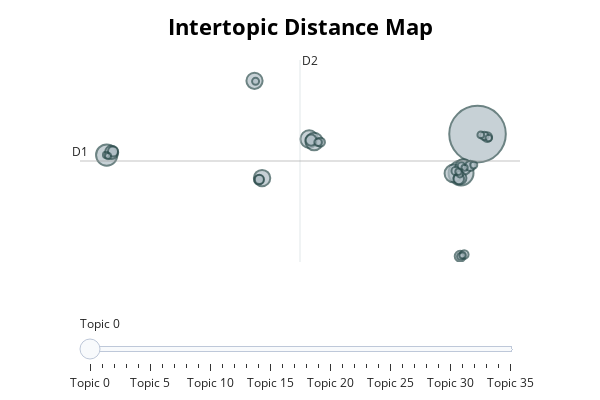

Source (notebook cell):
### Markdown cell above
## BERTopic: Visualize Topics

### Code cell
#| fig-align: center
fig = topic_model.visualize_topics()
fig.update_layout(width=600, height=400)
fig.show()

### Figure 1 — Plotly figure (JSON) as saved in the notebook; plotly's stock layout.template omitted (floating-point values rounded to 4 significant figures)
{"data": [{"customdata": [[0, "the | he | in | to | that", 912], [1, "the | to | of | space | and", 177], [2, "jpeg | image | file | gif | you", 129], [3, "the | of | to | sky | that", 89], [4, "the | points | den | is | of", 88], [5, "3d | for | graphics | it | to", 87], [6, "card | vesa | mode | video | driver", 77], [7, "hello |  |  |  | ", 75], [8, "space | the | and | of | venus", 73], [9, "for | and | data | available | ftp", 50], [10, "hst | reboost | the | mission | to", 46], [11, "conference | int | nok | opcols | oprows", 35], [12, "oort | the | cloud | of | grbs", 34], [13, "oxygen | the | of | to | in", 32], [14, "spacecraft | probe | the | april | on", 30], [15, "siggraph | membership | me | to | you", 29], [16, "question | 42 | tea | number | answer", 27], [17, "colour | rgb | luminosity | color | green", 25], [18, "xv | bit | 24bit | image | 24", 24], [19, "group | groups | newsgroup | aspects | this", 23], [20, "sail | solar | pluto | mission | the", 22], [21, "that | and | was | but | sgi", 20], [22, "joke | arbitron | deleted | was | it", 20], [23, "phigs | graphics | computer | and | visualization", 16], [24, "wings | aircraft | fuselage | supersonic | pat", 15], [25, "software | process | level | shuttle | wingert", 14], [26, "why | of |  |  | ", 14], [27, "hacker | hackers | who | to | ethic", 13], [28, "sam | ls | oh | my | telling", 13], [29, "constant | mass | km | velocity | radius", 13], [30, "comet | gehrels | spherical | for | and", 12], [31, "circumference | wk | grows | 18084tmibmclmsuedu | mcwilliams", 12], [32, "bill | lunar | moon | power | the", 12], [33, "tiff | complexity | that | spec | to", 11], [34, "food | taste | transmutations | biological | sticks", 11], [35, "cview | temp | it | file | floppy", 11]], "hovertemplate": "<b>Topic %{customdata[0]}</b><br>%{customdata[1]}<br>Size: %{customdata[2]}", "legendgroup": "", "marker": {"color": "#B0BEC5", "line": {"color": "DarkSlateGrey", "width": 2}, "size": [912, 177, 129, 89, 88, 87, 77, 75, 73, 50, 46, 35, 34, 32, 30, 29, 27, 25, 24, 23, 22, 20, 20, 16, 15, 14, 14, 13, 13, 13, 12, 12, 12, 11, 11, 11], "sizemode": "area", "sizeref": 0.57, "symbol": "circle"}, "mode": "markers", "name": "", "orientation": "v", "showlegend": false, "type": "scatter", "x": [16.18, 14.83, -14.2, 14.21, 2.388, 2.794, -1.473, -2.091, 15.02, -13.8, 14.75, 2.543, 14.76, 14.64, 15.59, -13.69, 16.97, -1.735, -1.688, 3.312, 15.09, 14.39, 16.74, 3.116, 14.86, 15.87, -2.004, 14.73, 16.45, 14.78, 14.95, 17.1, 14.62, -14.25, 15.12, -14.1], "xaxis": "x", "y": [13.81, 7.532, 10.43, 7.454, 13.0, 12.61, 6.703, 22.42, 8.511, 10.87, 6.7, 12.84, -5.919, 6.553, 8.683, 11.01, 13.33, 6.441, 6.488, 12.51, -5.647, 7.864, 13.53, 12.48, 8.694, 8.821, 22.33, 7.366, 13.68, -5.958, -5.781, 13.19, 7.739, 10.45, 8.374, 10.26], "yaxis": "y"}], "layout": {"annotations": [{"showarrow": false, "text": "D1", "x": -16.39, "y": 9.466, "yshift": 10}, {"showarrow": false, "text": "D2", "x": 1.636, "xshift": 10, "y": 25.78}], "height": 400, "hoverlabel": {"bgcolor": "white", "font": {"family": "Rockwell", "size": 16}}, "legend": {"itemsizing": "constant", "tracegroupgap": 0}, "margin": {"t": 60}, "shapes": [{"line": {"color": "#CFD8DC", "width": 2}, "type": "line", "x0": 1.636, "x1": 1.636, "y0": -6.852, "y1": 25.78}, {"line": {"color": "#9E9E9E", "width": 2}, "type": "line", "x0": -16.39, "x1": 19.66, "y0": 9.466, "y1": 9.466}], "sliders": [{"active": 0, "pad": {"t": 50}, "steps": [{"args": [{"marker.color": [["red", "#B0BEC5", "#B0BEC5", "#B0BEC5", "#B0BEC5", "#B0BEC5", "#B0BEC5", "#B0BEC5", "#B0BEC5", "#B0BEC5", "#B0BEC5", "#B0BEC5", "#B0BEC5", "#B0BEC5", "#B0BEC5", "#B0BEC5", "#B0BEC5", "#B0BEC5", "#B0BEC5", "#B0BEC5", "#B0BEC5", "#B0BEC5", "#B0BEC5", "#B0BEC5", "#B0BEC5", "#B0BEC5", "#B0BEC5", "#B0BEC5", "#B0BEC5", "#B0BEC5", "#B0BEC5", "#B0BEC5", "#B0BEC5", "#B0BEC5", "#B0BEC5", "#B0BEC5"]]}], "label": "Topic 0", "method": "update"}, {"args": [{"marker.color": [["#B0BEC5", "red", "#B0BEC5", "#B0BEC5", "#B0BEC5", "#B0BEC5", "#B0BEC5", "#B0BEC5", "#B0BEC5", "#B0BEC5", "#B0BEC5", "#B0BEC5", "#B0BEC5", "#B0BEC5", "#B0BEC5", "#B0BEC5", "#B0BEC5", "#B0BEC5", "#B0BEC5", "#B0BEC5", "#B0BEC5", "#B0BEC5", "#B0BEC5", "#B0BEC5", "#B0BEC5", "#B0BEC5", "#B0BEC5", "#B0BEC5", "#B0BEC5", "#B0BEC5", "#B0BEC5", "#B0BEC5", "#B0BEC5", "#B0BEC5", "#B0BEC5", "#B0BEC5"]]}], "label": "Topic 1", "method": "update"}, {"args": [{"marker.color": [["#B0BEC5", "#B0BEC5", "red", "#B0BEC5", "#B0BEC5", "#B0BEC5", "#B0BEC5", "#B0BEC5", "#B0BEC5", "#B0BEC5", "#B0BEC5", "#B0BEC5", "#B0BEC5", "#B0BEC5", "#B0BEC5", "#B0BEC5", "#B0BEC5", "#B0BEC5", "#B0BEC5", "#B0BEC5", "#B0BEC5", "#B0BEC5", "#B0BEC5", "#B0BEC5", "#B0BEC5", "#B0BEC5", "#B0BEC5", "#B0BEC5", "#B0BEC5", "#B0BEC5", "#B0BEC5", "#B0BEC5", "#B0BEC5", "#B0BEC5", "#B0BEC5", "#B0BEC5"]]}], "label": "Topic 2", "method": "update"}, {"args": [{"marker.color": [["#B0BEC5", "#B0BEC5", "#B0BEC5", "red", "#B0BEC5", "#B0BEC5", "#B0BEC5", "#B0BEC5", "#B0BEC5", "#B0BEC5", "#B0BEC5", "#B0BEC5", "#B0BEC5", "#B0BEC5", "#B0BEC5", "#B0BEC5", "#B0BEC5", "#B0BEC5", "#B0BEC5", "#B0BEC5", "#B0BEC5", "#B0BEC5", "#B0BEC5", "#B0BEC5", "#B0BEC5", "#B0BEC5", "#B0BEC5", "#B0BEC5", "#B0BEC5", "#B0BEC5", "#B0BEC5", "#B0BEC5", "#B0BEC5", "#B0BEC5", "#B0BEC5", "#B0BEC5"]]}], "label": "Topic 3", "method": "update"}, {"args": [{"marker.color": [["#B0BEC5", "#B0BEC5", "#B0BEC5", "#B0BEC5", "red", "#B0BEC5", "#B0BEC5", "#B0BEC5", "#B0BEC5", "#B0BEC5", "#B0BEC5", "#B0BEC5", "#B0BEC5", "#B0BEC5", "#B0BEC5", "#B0BEC5", "#B0BEC5", "#B0BEC5", "#B0BEC5", "#B0BEC5", "#B0BEC5", "#B0BEC5", "#B0BEC5", "#B0BEC5", "#B0BEC5", "#B0BEC5", "#B0BEC5", "#B0BEC5", "#B0BEC5", "#B0BEC5", "#B0BEC5", "#B0BEC5", "#B0BEC5", "#B0BEC5", "#B0BEC5", "#B0BEC5"]]}], "label": "Topic 4", "method": "update"}, {"args": [{"marker.color": [["#B0BEC5", "#B0BEC5", "#B0BEC5", "#B0BEC5", "#B0BEC5", "red", "#B0BEC5", "#B0BEC5", "#B0BEC5", "#B0BEC5", "#B0BEC5", "#B0BEC5", "#B0BEC5", "#B0BEC5", "#B0BEC5", "#B0BEC5", "#B0BEC5", "#B0BEC5", "#B0BEC5", "#B0BEC5", "#B0BEC5", "#B0BEC5", "#B0BEC5", "#B0BEC5", "#B0BEC5", "#B0BEC5", "#B0BEC5", "#B0BEC5", "#B0BEC5", "#B0BEC5", "#B0BEC5", "#B0BEC5", "#B0BEC5", "#B0BEC5", "#B0BEC5", "#B0BEC5"]]}], "label": "Topic 5", "method": "update"}, {"args": [{"marker.color": [["#B0BEC5", "#B0BEC5", "#B0BEC5", "#B0BEC5", "#B0BEC5", "#B0BEC5", "red", "#B0BEC5", "#B0BEC5", "#B0BEC5", "#B0BEC5", "#B0BEC5", "#B0BEC5", "#B0BEC5", "#B0BEC5", "#B0BEC5", "#B0BEC5", "#B0BEC5", "#B0BEC5", "#B0BEC5", "#B0BEC5", "#B0BEC5", "#B0BEC5", "#B0BEC5", "#B0BEC5", "#B0BEC5", "#B0BEC5", "#B0BEC5", "#B0BEC5", "#B0BEC5", "#B0BEC5", "#B0BEC5", "#B0BEC5", "#B0BEC5", "#B0BEC5", "#B0BEC5"]]}], "label": "Topic 6", "method": "update"}, {"args": [{"marker.color": [["#B0BEC5", "#B0BEC5", "#B0BEC5", "#B0BEC5", "#B0BEC5", "#B0BEC5", "#B0BEC5", "red", "#B0BEC5", "#B0BEC5", "#B0BEC5", "#B0BEC5", "#B0BEC5", "#B0BEC5", "#B0BEC5", "#B0BEC5", "#B0BEC5", "#B0BEC5", "#B0BEC5", "#B0BEC5", "#B0BEC5", "#B0BEC5", "#B0BEC5", "#B0BEC5", "#B0BEC5", "#B0BEC5", "#B0BEC5", "#B0BEC5", "#B0BEC5", "#B0BEC5", "#B0BEC5", "#B0BEC5", "#B0BEC5", "#B0BEC5", "#B0BEC5", "#B0BEC5"]]}], "label": "Topic 7", "method": "update"}, {"args": [{"marker.color": [["#B0BEC5", "#B0BEC5", "#B0BEC5", "#B0BEC5", "#B0BEC5", "#B0BEC5", "#B0BEC5", "#B0BEC5", "red", "#B0BEC5", "#B0BEC5", "#B0BEC5", "#B0BEC5", "#B0BEC5", "#B0BEC5", "#B0BEC5", "#B0BEC5", "#B0BEC5", "#B0BEC5", "#B0BEC5", "#B0BEC5", "#B0BEC5", "#B0BEC5", "#B0BEC5", "#B0BEC5", "#B0BEC5", "#B0BEC5", "#B0BEC5", "#B0BEC5", "#B0BEC5", "#B0BEC5", "#B0BEC5", "#B0BEC5", "#B0BEC5", "#B0BEC5", "#B0BEC5"]]}], "label": "Topic 8", "method": "update"}, {"args": [{"marker.color": [["#B0BEC5", "#B0BEC5", "#B0BEC5", "#B0BEC5", "#B0BEC5", "#B0BEC5", "#B0BEC5", "#B0BEC5", "#B0BEC5", "red", "#B0BEC5", "#B0BEC5", "#B0BEC5", "#B0BEC5", "#B0BEC5", "#B0BEC5", "#B0BEC5", "#B0BEC5", "#B0BEC5", "#B0BEC5", "#B0BEC5", "#B0BEC5", "#B0BEC5", "#B0BEC5", "#B0BEC5", "#B0BEC5", "#B0BEC5", "#B0BEC5", "#B0BEC5", "#B0BEC5", "#B0BEC5", "#B0BEC5", "#B0BEC5", "#B0BEC5", "#B0BEC5", "#B0BEC5"]]}], "label": "Topic 9", "method": "update"}, {"args": [{"marker.color": [["#B0BEC5", "#B0BEC5", "#B0BEC5", "#B0BEC5", "#B0BEC5", "#B0BEC5", "#B0BEC5", "#B0BEC5", "#B0BEC5", "#B0BEC5", "red", "#B0BEC5", "#B0BEC5", "#B0BEC5", "#B0BEC5", "#B0BEC5", "#B0BEC5", "#B0BEC5", "#B0BEC5", "#B0BEC5", "#B0BEC5", "#B0BEC5", "#B0BEC5", "#B0BEC5", "#B0BEC5", "#B0BEC5", "#B0BEC5", "#B0BEC5", "#B0BEC5", "#B0BEC5", "#B0BEC5", "#B0BEC5", "#B0BEC5", "#B0BEC5", "#B0BEC5", "#B0BEC5"]]}], "label": "Topic 10", "method": "update"}, {"args": [{"marker.color": [["#B0BEC5", "#B0BEC5", "#B0BEC5", "#B0BEC5", "#B0BEC5", "#B0BEC5", "#B0BEC5", "#B0BEC5", "#B0BEC5", "#B0BEC5", "#B0BEC5", "red", "#B0BEC5", "#B0BEC5", "#B0BEC5", "#B0BEC5", "#B0BEC5", "#B0BEC5", "#B0BEC5", "#B0BEC5", "#B0BEC5", "#B0BEC5", "#B0BEC5", "#B0BEC5", "#B0BEC5", "#B0BEC5", "#B0BEC5", "#B0BEC5", "#B0BEC5", "#B0BEC5", "#B0BEC5", "#B0BEC5", "#B0BEC5", "#B0BEC5", "#B0BEC5", "#B0BEC5"]]}], "label": "Topic 11", "method": "update"}, {"args": [{"marker.color": [["#B0BEC5", "#B0BEC5", "#B0BEC5", "#B0BEC5", "#B0BEC5", "#B0BEC5", "#B0BEC5", "#B0BEC5", "#B0BEC5", "#B0BEC5", "#B0BEC5", "#B0BEC5", "red", "#B0BEC5", "#B0BEC5", "#B0BEC5", "#B0BEC5", "#B0BEC5", "#B0BEC5", "#B0BEC5", "#B0BEC5", "#B0BEC5", "#B0BEC5", "#B0BEC5", "#B0BEC5", "#B0BEC5", "#B0BEC5", "#B0BEC5", "#B0BEC5", "#B0BEC5", "#B0BEC5", "#B0BEC5", "#B0BEC5", "#B0BEC5", "#B0BEC5", "#B0BEC5"]]}], "label": "Topic 12", "method": "update"}, {"args": [{"marker.color": [["#B0BEC5", "#B0BEC5", "#B0BEC5", "#B0BEC5", "#B0BEC5", "#B0BEC5", "#B0BEC5", "#B0BEC5", "#B0BEC5", "#B0BEC5", "#B0BEC5", "#B0BEC5", "#B0BEC5", "red", "#B0BEC5", "#B0BEC5", "#B0BEC5", "#B0BEC5", "#B0BEC5", "#B0BEC5", "#B0BEC5", "#B0BEC5", "#B0BEC5", "#B0BEC5", "#B0BEC5", "#B0BEC5", "#B0BEC5", "#B0BEC5", "#B0BEC5", "#B0BEC5", "#B0BEC5", "#B0BEC5", "#B0BEC5", "#B0BEC5", "#B0BEC5", "#B0BEC5"]]}], "label": "Topic 13", "method": "update"}, {"args": [{"marker.color": [["#B0BEC5", "#B0BEC5", "#B0BEC5", "#B0BEC5", "#B0BEC5", "#B0BEC5", "#B0BEC5", "#B0BEC5", "#B0BEC5", "#B0BEC5", "#B0BEC5", "#B0BEC5", "#B0BEC5", "#B0BEC5", "red", "#B0BEC5", "#B0BEC5", "#B0BEC5", "#B0BEC5", "#B0BEC5", "#B0BEC5", "#B0BEC5", "#B0BEC5", "#B0BEC5", "#B0BEC5", "#B0BEC5", "#B0BEC5", "#B0BEC5", "#B0BEC5", "#B0BEC5", "#B0BEC5", "#B0BEC5", "#B0BEC5", "#B0BEC5", "#B0BEC5", "#B0BEC5"]]}], "label": "Topic 14", "method": "update"}, {"args": [{"marker.color": [["#B0BEC5", "#B0BEC5", "#B0BEC5", "#B0BEC5", "#B0BEC5", "#B0BEC5", "#B0BEC5", "#B0BEC5", "#B0BEC5", "#B0BEC5", "#B0BEC5", "#B0BEC5", "#B0BEC5", "#B0BEC5", "#B0BEC5", "red", "#B0BEC5", "#B0BEC5", "#B0BEC5", "#B0BEC5", "#B0BEC5", "#B0BEC5", "#B0BEC5", "#B0BEC5", "#B0BEC5", "#B0BEC5", "#B0BEC5", "#B0BEC5", "#B0BEC5", "#B0BEC5", "#B0BEC5", "#B0BEC5", "#B0BEC5", "#B0BEC5", "#B0BEC5", "#B0BEC5"]]}], "label": "Topic 15", "method": "update"}, {"args": [{"marker.color": [["#B0BEC5", "#B0BEC5", "#B0BEC5", "#B0BEC5", "#B0BEC5", "#B0BEC5", "#B0BEC5", "#B0BEC5", "#B0BEC5", "#B0BEC5", "#B0BEC5", "#B0BEC5", "#B0BEC5", "#B0BEC5", "#B0BEC5", "#B0BEC5", "red", "#B0BEC5", "#B0BEC5", "#B0BEC5", "#B0BEC5", "#B0BEC5", "#B0BEC5", "#B0BEC5", "#B0BEC5", "#B0BEC5", "#B0BEC5", "#B0BEC5", "#B0BEC5", "#B0BEC5", "#B0BEC5", "#B0BEC5", "#B0BEC5", "#B0BEC5", "#B0BEC5", "#B0BEC5"]]}], "label": "Topic 16", "method": "update"}, {"args": [{"marker.color": [["#B0BEC5", "#B0BEC5", "#B0BEC5", "#B0BEC5", "#B0BEC5", "#B0BEC5", "#B0BEC5", "#B0BEC5", "#B0BEC5", "#B0BEC5", "#B0BEC5", "#B0BEC5", "#B0BEC5", "#B0BEC5", "#B0BEC5", "#B0BEC5", "#B0BEC5", "red", "#B0BEC5", "#B0BEC5", "#B0BEC5", "#B0BEC5", "#B0BEC5", "#B0BEC5", "#B0BEC5", "#B0BEC5", "#B0BEC5", "#B0BEC5", "#B0BEC5", "#B0BEC5", "#B0BEC5", "#B0BEC5", "#B0BEC5", "#B0BEC5", "#B0BEC5", "#B0BEC5"]]}], "label": "Topic 17", "method": "update"}, {"args": [{"marker.color": [["#B0BEC5", "#B0BEC5", "#B0BEC5", "#B0BEC5", "#B0BEC5", "#B0BEC5", "#B0BEC5", "#B0BEC5", "#B0BEC5", "#B0BEC5", "#B0BEC5", "#B0BEC5", "#B0BEC5", "#B0BEC5", "#B0BEC5", "#B0BEC5", "#B0BEC5", "#B0BEC5", "red", "#B0BEC5", "#B0BEC5", "#B0BEC5", "#B0BEC5", "#B0BEC5", "#B0BEC5", "#B0BEC5", "#B0BEC5", "#B0BEC5", "#B0BEC5", "#B0BEC5", "#B0BEC5", "#B0BEC5", "#B0BEC5", "#B0BEC5", "#B0BEC5", "#B0BEC5"]]}], "label": "Topic 18", "method": "update"}, {"args": [{"marker.color": [["#B0BEC5", "#B0BEC5", "#B0BEC5", "#B0BEC5", "#B0BEC5", "#B0BEC5", "#B0BEC5", "#B0BEC5", "#B0BEC5", "#B0BEC5", "#B0BEC5", "#B0BEC5", "#B0BEC5", "#B0BEC5", "#B0BEC5", "#B0BEC5", "#B0BEC5", "#B0BEC5", "#B0BEC5", "red", "#B0BEC5", "#B0BEC5", "#B0BEC5", "#B0BEC5", "#B0BEC5", "#B0BEC5", "#B0BEC5", "#B0BEC5", "#B0BEC5", "#B0BEC5", "#B0BEC5", "#B0BEC5", "#B0BEC5", "#B0BEC5", "#B0BEC5", "#B0BEC5"]]}], "label": "Topic 19", "method": "update"}, {"args": [{"marker.color": [["#B0BEC5", "#B0BEC5", "#B0BEC5", "#B0BEC5", "#B0BEC5", "#B0BEC5", "#B0BEC5", "#B0BEC5", "#B0BEC5", "#B0BEC5", "#B0BEC5", "#B0BEC5", "#B0BEC5", "#B0BEC5", "#B0BEC5", "#B0BEC5", "#B0BEC5", "#B0BEC5", "#B0BEC5", "#B0BEC5", "red", "#B0BEC5", "#B0BEC5", "#B0BEC5", "#B0BEC5", "#B0BEC5", "#B0BEC5", "#B0BEC5", "#B0BEC5", "#B0BEC5", "#B0BEC5", "#B0BEC5", "#B0BEC5", "#B0BEC5", "#B0BEC5", "#B0BEC5"]]}], "label": "Topic 20", "method": "update"}, {"args": [{"marker.color": [["#B0BEC5", "#B0BEC5", "#B0BEC5", "#B0BEC5", "#B0BEC5", "#B0BEC5", "#B0BEC5", "#B0BEC5", "#B0BEC5", "#B0BEC5", "#B0BEC5", "#B0BEC5", "#B0BEC5", "#B0BEC5", "#B0BEC5", "#B0BEC5", "#B0BEC5", "#B0BEC5", "#B0BEC5", "#B0BEC5", "#B0BEC5", "red", "#B0BEC5", "#B0BEC5", "#B0BEC5", "#B0BEC5", "#B0BEC5", "#B0BEC5", "#B0BEC5", "#B0BEC5", "#B0BEC5", "#B0BEC5", "#B0BEC5", "#B0BEC5", "#B0BEC5", "#B0BEC5"]]}], "label": "Topic 21", "method": "update"}, {"args": [{"marker.color": [["#B0BEC5", "#B0BEC5", "#B0BEC5", "#B0BEC5", "#B0BEC5", "#B0BEC5", "#B0BEC5", "#B0BEC5", "#B0BEC5", "#B0BEC5", "#B0BEC5", "#B0BEC5", "#B0BEC5", "#B0BEC5", "#B0BEC5", "#B0BEC5", "#B0BEC5", "#B0BEC5", "#B0BEC5", "#B0BEC5", "#B0BEC5", "#B0BEC5", "red", "#B0BEC5", "#B0BEC5", "#B0BEC5", "#B0BEC5", "#B0BEC5", "#B0BEC5", "#B0BEC5", "#B0BEC5", "#B0BEC5", "#B0BEC5", "#B0BEC5", "#B0BEC5", "#B0BEC5"]]}], "label": "Topic 22", "method": "update"}, {"args": [{"marker.color": [["#B0BEC5", "#B0BEC5", "#B0BEC5", "#B0BEC5", "#B0BEC5", "#B0BEC5", "#B0BEC5", "#B0BEC5", "#B0BEC5", "#B0BEC5", "#B0BEC5", "#B0BEC5", "#B0BEC5", "#B0BEC5", "#B0BEC5", "#B0BEC5", "#B0BEC5", "#B0BEC5", "#B0BEC5", "#B0BEC5", "#B0BEC5", "#B0BEC5", "#B0BEC5", "red", "#B0BEC5", "#B0BEC5", "#B0BEC5", "#B0BEC5", "#B0BEC5", "#B0BEC5", "#B0BEC5", "#B0BEC5", "#B0BEC5", "#B0BEC5", "#B0BEC5", "#B0BEC5"]]}], "label": "Topic 23", "method": "update"}, {"args": [{"marker.color": [["#B0BEC5", "#B0BEC5", "#B0BEC5", "#B0BEC5", "#B0BEC5", "#B0BEC5", "#B0BEC5", "#B0BEC5", "#B0BEC5", "#B0BEC5", "#B0BEC5", "#B0BEC5", "#B0BEC5", "#B0BEC5", "#B0BEC5", "#B0BEC5", "#B0BEC5", "#B0BEC5", "#B0BEC5", "#B0BEC5", "#B0BEC5", "#B0BEC5", "#B0BEC5", "#B0BEC5", "red", "#B0BEC5", "#B0BEC5", "#B0BEC5", "#B0BEC5", "#B0BEC5", "#B0BEC5", "#B0BEC5", "#B0BEC5", "#B0BEC5", "#B0BEC5", "#B0BEC5"]]}], "label": "Topic 24", "method": "update"}, {"args": [{"marker.color": [["#B0BEC5", "#B0BEC5", "#B0BEC5", "#B0BEC5", "#B0BEC5", "#B0BEC5", "#B0BEC5", "#B0BEC5", "#B0BEC5", "#B0BEC5", "#B0BEC5", "#B0BEC5", "#B0BEC5", "#B0BEC5", "#B0BEC5", "#B0BEC5", "#B0BEC5", "#B0BEC5", "#B0BEC5", "#B0BEC5", "#B0BEC5", "#B0BEC5", "#B0BEC5", "#B0BEC5", "#B0BEC5", "red", "#B0BEC5", "#B0BEC5", "#B0BEC5", "#B0BEC5", "#B0BEC5", "#B0BEC5", "#B0BEC5", "#B0BEC5", "#B0BEC5", "#B0BEC5"]]}], "label": "Topic 25", "method": "update"}, {"args": [{"marker.color": [["#B0BEC5", "#B0BEC5", "#B0BEC5", "#B0BEC5", "#B0BEC5", "#B0BEC5", "#B0BEC5", "#B0BEC5", "#B0BEC5", "#B0BEC5", "#B0BEC5", "#B0BEC5", "#B0BEC5", "#B0BEC5", "#B0BEC5", "#B0BEC5", "#B0BEC5", "#B0BEC5", "#B0BEC5", "#B0BEC5", "#B0BEC5", "#B0BEC5", "#B0BEC5", "#B0BEC5", "#B0BEC5", "#B0BEC5", "red", "#B0BEC5", "#B0BEC5", "#B0BEC5", "#B0BEC5", "#B0BEC5", "#B0BEC5", "#B0BEC5", "#B0BEC5", "#B0BEC5"]]}], "label": "Topic 26", "method": "update"}, {"args": [{"marker.color": [["#B0BEC5", "#B0BEC5", "#B0BEC5", "#B0BEC5", "#B0BEC5", "#B0BEC5", "#B0BEC5", "#B0BEC5", "#B0BEC5", "#B0BEC5", "#B0BEC5", "#B0BEC5", "#B0BEC5", "#B0BEC5", "#B0BEC5", "#B0BEC5", "#B0BEC5", "#B0BEC5", "#B0BEC5", "#B0BEC5", "#B0BEC5", "#B0BEC5", "#B0BEC5", "#B0BEC5", "#B0BEC5", "#B0BEC5", "#B0BEC5", "red", "#B0BEC5", "#B0BEC5", "#B0BEC5", "#B0BEC5", "#B0BEC5", "#B0BEC5", "#B0BEC5", "#B0BEC5"]]}], "label": "Topic 27", "method": "update"}, {"args": [{"marker.color": [["#B0BEC5", "#B0BEC5", "#B0BEC5", "#B0BEC5", "#B0BEC5", "#B0BEC5", "#B0BEC5", "#B0BEC5", "#B0BEC5", "#B0BEC5", "#B0BEC5", "#B0BEC5", "#B0BEC5", "#B0BEC5", "#B0BEC5", "#B0BEC5", "#B0BEC5", "#B0BEC5", "#B0BEC5", "#B0BEC5", "#B0BEC5", "#B0BEC5", "#B0BEC5", "#B0BEC5", "#B0BEC5", "#B0BEC5", "#B0BEC5", "#B0BEC5", "red", "#B0BEC5", "#B0BEC5", "#B0BEC5", "#B0BEC5", "#B0BEC5", "#B0BEC5", "#B0BEC5"]]}], "label": "Topic 28", "method": "update"}, {"args": [{"marker.color": [["#B0BEC5", "#B0BEC5", "#B0BEC5", "#B0BEC5", "#B0BEC5", "#B0BEC5", "#B0BEC5", "#B0BEC5", "#B0BEC5", "#B0BEC5", "#B0BEC5", "#B0BEC5", "#B0BEC5", "#B0BEC5", "#B0BEC5", "#B0BEC5", "#B0BEC5", "#B0BEC5", "#B0BEC5", "#B0BEC5", "#B0BEC5", "#B0BEC5", "#B0BEC5", "#B0BEC5", "#B0BEC5", "#B0BEC5", "#B0BEC5", "#B0BEC5", "#B0BEC5", "red", "#B0BEC5", "#B0BEC5", "#B0BEC5", "#B0BEC5", "#B0BEC5", "#B0BEC5"]]}], "label": "Topic 29", "method": "update"}, {"args": [{"marker.color": [["#B0BEC5", "#B0BEC5", "#B0BEC5", "#B0BEC5", "#B0BEC5", "#B0BEC5", "#B0BEC5", "#B0BEC5", "#B0BEC5", "#B0BEC5", "#B0BEC5", "#B0BEC5", "#B0BEC5", "#B0BEC5", "#B0BEC5", "#B0BEC5", "#B0BEC5", "#B0BEC5", "#B0BEC5", "#B0BEC5", "#B0BEC5", "#B0BEC5", "#B0BEC5", "#B0BEC5", "#B0BEC5", "#B0BEC5", "#B0BEC5", "#B0BEC5", "#B0BEC5", "#B0BEC5", "red", "#B0BEC5", "#B0BEC5", "#B0BEC5", "#B0BEC5", "#B0BEC5"]]}], "label": "Topic 30", "method": "update"}, {"args": [{"marker.color": [["#B0BEC5", "#B0BEC5", "#B0BEC5", "#B0BEC5", "#B0BEC5", "#B0BEC5", "#B0BEC5", "#B0BEC5", "#B0BEC5", "#B0BEC5", "#B0BEC5", "#B0BEC5", "#B0BEC5", "#B0BEC5", "#B0BEC5", "#B0BEC5", "#B0BEC5", "#B0BEC5", "#B0BEC5", "#B0BEC5", "#B0BEC5", "#B0BEC5", "#B0BEC5", "#B0BEC5", "#B0BEC5", "#B0BEC5", "#B0BEC5", "#B0BEC5", "#B0BEC5", "#B0BEC5", "#B0BEC5", "red", "#B0BEC5", "#B0BEC5", "#B0BEC5", "#B0BEC5"]]}], "label": "Topic 31", "method": "update"}, {"args": [{"marker.color": [["#B0BEC5", "#B0BEC5", "#B0BEC5", "#B0BEC5", "#B0BEC5", "#B0BEC5", "#B0BEC5", "#B0BEC5", "#B0BEC5", "#B0BEC5", "#B0BEC5", "#B0BEC5", "#B0BEC5", "#B0BEC5", "#B0BEC5", "#B0BEC5", "#B0BEC5", "#B0BEC5", "#B0BEC5", "#B0BEC5", "#B0BEC5", "#B0BEC5", "#B0BEC5", "#B0BEC5", "#B0BEC5", "#B0BEC5", "#B0BEC5", "#B0BEC5", "#B0BEC5", "#B0BEC5", "#B0BEC5", "#B0BEC5", "red", "#B0BEC5", "#B0BEC5", "#B0BEC5"]]}], "label": "Topic 32", "method": "update"}, {"args": [{"marker.color": [["#B0BEC5", "#B0BEC5", "#B0BEC5", "#B0BEC5", "#B0BEC5", "#B0BEC5", "#B0BEC5", "#B0BEC5", "#B0BEC5", "#B0BEC5", "#B0BEC5", "#B0BEC5", "#B0BEC5", "#B0BEC5", "#B0BEC5", "#B0BEC5", "#B0BEC5", "#B0BEC5", "#B0BEC5", "#B0BEC5", "#B0BEC5", "#B0BEC5", "#B0BEC5", "#B0BEC5", "#B0BEC5", "#B0BEC5", "#B0BEC5", "#B0BEC5", "#B0BEC5", "#B0BEC5", "#B0BEC5", "#B0BEC5", "#B0BEC5", "red", "#B0BEC5", "#B0BEC5"]]}], "label": "Topic 33", "method": "update"}, {"args": [{"marker.color": [["#B0BEC5", "#B0BEC5", "#B0BEC5", "#B0BEC5", "#B0BEC5", "#B0BEC5", "#B0BEC5", "#B0BEC5", "#B0BEC5", "#B0BEC5", "#B0BEC5", "#B0BEC5", "#B0BEC5", "#B0BEC5", "#B0BEC5", "#B0BEC5", "#B0BEC5", "#B0BEC5", "#B0BEC5", "#B0BEC5", "#B0BEC5", "#B0BEC5", "#B0BEC5", "#B0BEC5", "#B0BEC5", "#B0BEC5", "#B0BEC5", "#B0BEC5", "#B0BEC5", "#B0BEC5", "#B0BEC5", "#B0BEC5", "#B0BEC5", "#B0BEC5", "red", "#B0BEC5"]]}], "label": "Topic 34", "method": "update"}, {"args": [{"marker.color": [["#B0BEC5", "#B0BEC5", "#B0BEC5", "#B0BEC5", "#B0BEC5", "#B0BEC5", "#B0BEC5", "#B0BEC5", "#B0BEC5", "#B0BEC5", "#B0BEC5", "#B0BEC5", "#B0BEC5", "#B0BEC5", "#B0BEC5", "#B0BEC5", "#B0BEC5", "#B0BEC5", "#B0BEC5", "#B0BEC5", "#B0BEC5", "#B0BEC5", "#B0BEC5", "#B0BEC5", "#B0BEC5", "#B0BEC5", "#B0BEC5", "#B0BEC5", "#B0BEC5", "#B0BEC5", "#B0BEC5", "#B0BEC5", "#B0BEC5", "#B0BEC5", "#B0BEC5", "red"]]}], "label": "Topic 35", "method": "update"}]}], "title": {"font": {"color": "Black", "size": 22}, "text": "<b>Intertopic Distance Map</b>", "x": 0.5, "xanchor": "center", "y": 0.95, "yanchor": "top"}, "width": 600, "xaxis": {"anchor": "y", "domain": [0, 1], "range": [-16.39, 19.66], "title": {"text": ""}, "visible": false}, "yaxis": {"anchor": "x", "domain": [0, 1], "range": [-6.852, 25.78], "title": {"text": ""}, "visible": false}}}
